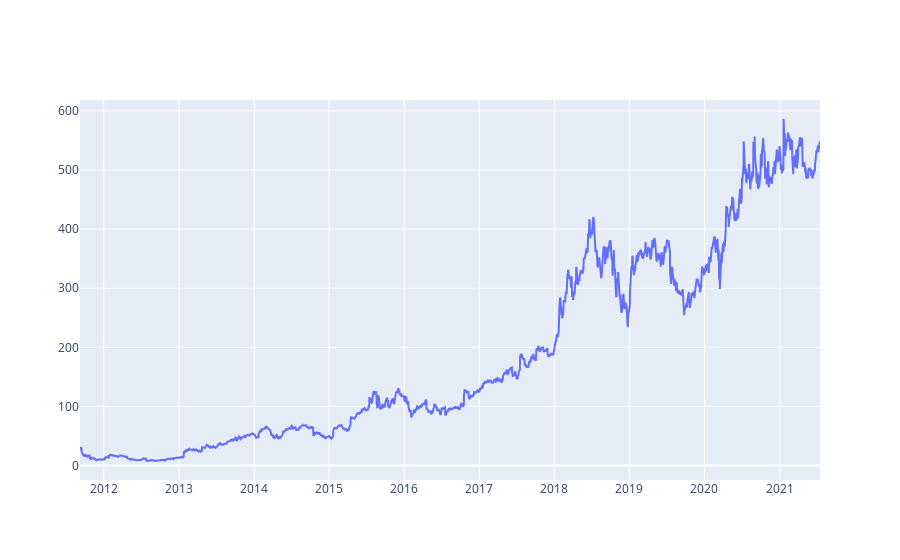

Notebook code cell kept with this figure:
### Code cell
chart = naas_drivers.plotly.linechart(table, label_x="Date", label_y=["Close"])
chart

### Figure 1 — Plotly figure (JSON) as saved in the notebook; plotly's stock layout.template omitted (floating-point values rounded to 4 significant figures; data arrays with more than 128 entries replaced by an {"elided": "..."} marker saying what was removed)
{"data": [{"name": "Close", "type": "scatter", "x": {"elided": "2481 str values"}, "y": {"elided": "2481 float values"}}], "layout": {"autosize": true, "dragmode": "pan", "showlegend": false, "xaxis": {"autorange": true, "range": ["2011-09-07", "2021-07-16"], "rangeslider": {"visible": false, "yaxis": {}}, "type": "date"}, "yaxis": {"autorange": true, "range": [-24.46, 618.5], "type": "linear"}}}
